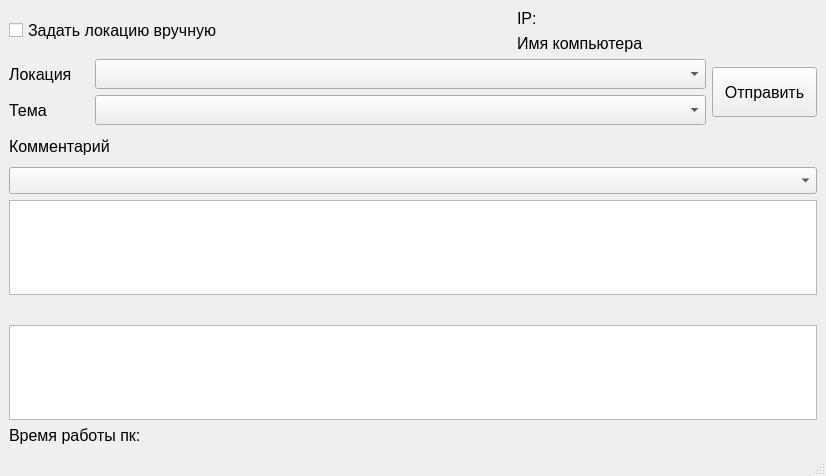
<?xml version="1.0" encoding="UTF-8"?>
<ui version="4.0">
 <class>MainWindow</class>
 <widget class="QMainWindow" name="MainWindow">
  <property name="geometry">
   <rect>
    <x>0</x>
    <y>0</y>
    <width>826</width>
    <height>476</height>
   </rect>
  </property>
  <property name="windowTitle">
   <string>MainWindow</string>
  </property>
  <widget class="QWidget" name="centralwidget">
   <layout class="QVBoxLayout" name="verticalLayout_2">
    <item>
     <layout class="QHBoxLayout" name="horizontalLayout_2">
      <item>
       <widget class="QCheckBox" name="check_manyally_location">
        <property name="minimumSize">
         <size>
          <width>500</width>
          <height>0</height>
         </size>
        </property>
        <property name="font">
         <font>
          <pointsize>12</pointsize>
         </font>
        </property>
        <property name="text">
         <string>Задать локацию вручную</string>
        </property>
       </widget>
      </item>
      <item>
       <layout class="QVBoxLayout" name="verticalLayout">
        <item>
         <widget class="QLabel" name="label_ip">
          <property name="maximumSize">
           <size>
            <width>300</width>
            <height>16777215</height>
           </size>
          </property>
          <property name="font">
           <font>
            <pointsize>12</pointsize>
           </font>
          </property>
          <property name="text">
           <string>IP:</string>
          </property>
         </widget>
        </item>
        <item>
         <widget class="QLabel" name="label_pc_name">
          <property name="maximumSize">
           <size>
            <width>300</width>
            <height>16777215</height>
           </size>
          </property>
          <property name="font">
           <font>
            <pointsize>12</pointsize>
           </font>
          </property>
          <property name="text">
           <string>Имя компьютера</string>
          </property>
         </widget>
        </item>
       </layout>
      </item>
     </layout>
    </item>
    <item>
     <layout class="QHBoxLayout" name="horizontalLayout">
      <item>
       <layout class="QGridLayout" name="gridLayout">
        <item row="0" column="0">
         <widget class="QLabel" name="label_location">
          <property name="minimumSize">
           <size>
            <width>0</width>
            <height>30</height>
           </size>
          </property>
          <property name="maximumSize">
           <size>
            <width>80</width>
            <height>16777215</height>
           </size>
          </property>
          <property name="font">
           <font>
            <pointsize>12</pointsize>
           </font>
          </property>
          <property name="text">
           <string>Локация</string>
          </property>
         </widget>
        </item>
        <item row="0" column="1">
         <widget class="QComboBox" name="combo_location">
          <property name="minimumSize">
           <size>
            <width>0</width>
            <height>30</height>
           </size>
          </property>
          <property name="font">
           <font>
            <pointsize>12</pointsize>
           </font>
          </property>
         </widget>
        </item>
        <item row="1" column="0">
         <widget class="QLabel" name="label_theme">
          <property name="minimumSize">
           <size>
            <width>0</width>
            <height>30</height>
           </size>
          </property>
          <property name="maximumSize">
           <size>
            <width>80</width>
            <height>16777215</height>
           </size>
          </property>
          <property name="font">
           <font>
            <pointsize>12</pointsize>
           </font>
          </property>
          <property name="text">
           <string>Тема</string>
          </property>
         </widget>
        </item>
        <item row="1" column="1">
         <widget class="QComboBox" name="combo_theme">
          <property name="minimumSize">
           <size>
            <width>0</width>
            <height>30</height>
           </size>
          </property>
          <property name="font">
           <font>
            <pointsize>12</pointsize>
           </font>
          </property>
         </widget>
        </item>
       </layout>
      </item>
      <item>
       <widget class="QPushButton" name="button_send">
        <property name="minimumSize">
         <size>
          <width>0</width>
          <height>50</height>
         </size>
        </property>
        <property name="maximumSize">
         <size>
          <width>105</width>
          <height>16777215</height>
         </size>
        </property>
        <property name="font">
         <font>
          <pointsize>12</pointsize>
         </font>
        </property>
        <property name="text">
         <string>Отправить</string>
        </property>
       </widget>
      </item>
     </layout>
    </item>
    <item>
     <widget class="QLabel" name="label_comment">
      <property name="minimumSize">
       <size>
        <width>0</width>
        <height>30</height>
       </size>
      </property>
      <property name="maximumSize">
       <size>
        <width>16777215</width>
        <height>50</height>
       </size>
      </property>
      <property name="font">
       <font>
        <pointsize>12</pointsize>
       </font>
      </property>
      <property name="text">
       <string>Комментарий</string>
      </property>
     </widget>
    </item>
    <item>
     <widget class="QComboBox" name="comboBox">
      <property name="font">
       <font>
        <pointsize>12</pointsize>
       </font>
      </property>
     </widget>
    </item>
    <item>
     <widget class="QTextEdit" name="text_comment">
      <property name="font">
       <font>
        <pointsize>12</pointsize>
       </font>
      </property>
     </widget>
    </item>
    <item>
     <widget class="QLabel" name="label_comment2">
      <property name="font">
       <font>
        <pointsize>12</pointsize>
       </font>
      </property>
      <property name="text">
       <string/>
      </property>
     </widget>
    </item>
    <item>
     <widget class="QTextEdit" name="text_comment2"/>
    </item>
    <item>
     <widget class="QLabel" name="label_worktime">
      <property name="font">
       <font>
        <pointsize>12</pointsize>
       </font>
      </property>
      <property name="text">
       <string>Время работы пк:</string>
      </property>
     </widget>
    </item>
    <item>
     <spacer name="verticalSpacer">
      <property name="orientation">
       <enum>Qt::Vertical</enum>
      </property>
      <property name="sizeHint" stdset="0">
       <size>
        <width>20</width>
        <height>40</height>
       </size>
      </property>
     </spacer>
    </item>
   </layout>
  </widget>
  <widget class="QStatusBar" name="statusbar"/>
 </widget>
 <resources/>
 <connections/>
</ui>
